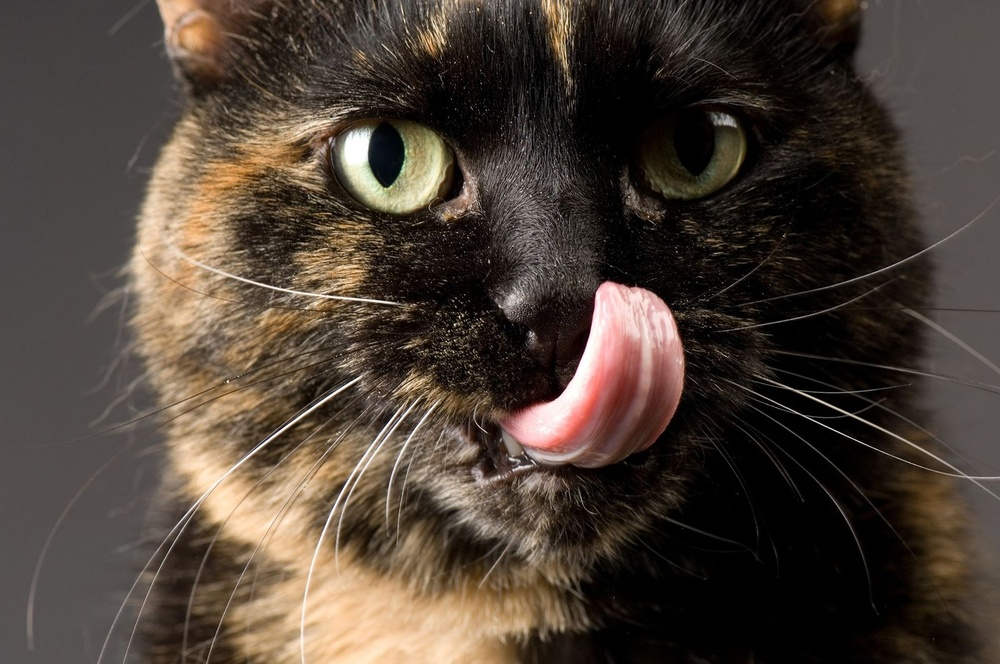
#> input picture curso-al-aplicado/imagenes/gato.jpg, 1000 x 664 px, shrunk from 1600 x 1063 before the run
$ jupyter execute imagen-matriz.ipynb   (shell and % lines are left out)
#> lines starting #> are read from the running program, lines starting #| are printed output that depends on the picture
[cell 1]

import numpy as np
import matplotlib.pyplot as plt
from PIL import Image

[cell 2]
plt.style.use('classic')
imagen = Image.open("imagenes/gato.jpg")
#> imagen is the input picture: PIL image 1000x664 RGB; mean R, G, B 76.3, 64.5, 54.7

plt.imshow(imagen)

[cell 3]
image_gr = imagen.convert("LA")
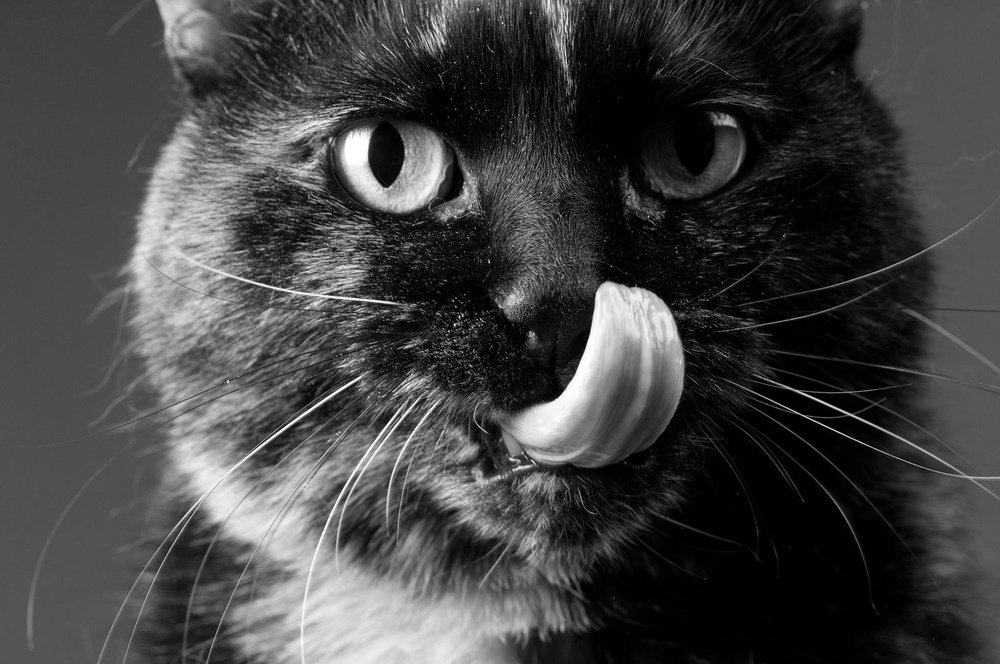
#> image_gr: PIL image 1000x664 LA; mean R, G, B, A 66.9, 66.9, 66.9, 255
plt.imshow(image_gr)

[cell 4]
imagen_mat = np.array(list(image_gr.getdata(band=0)), float)
print(imagen_mat)
#> (printed output is left out)

[cell 5]
imagen_mat.shape = (image_gr.size[1], image_gr.size[0])
print(imagen_mat)
#> (printed output is left out)

[cell 6]
print(imagen_mat.shape)
#| (664, 1000)

[cell 7]
plt.imshow(imagen_mat, cmap='gray')
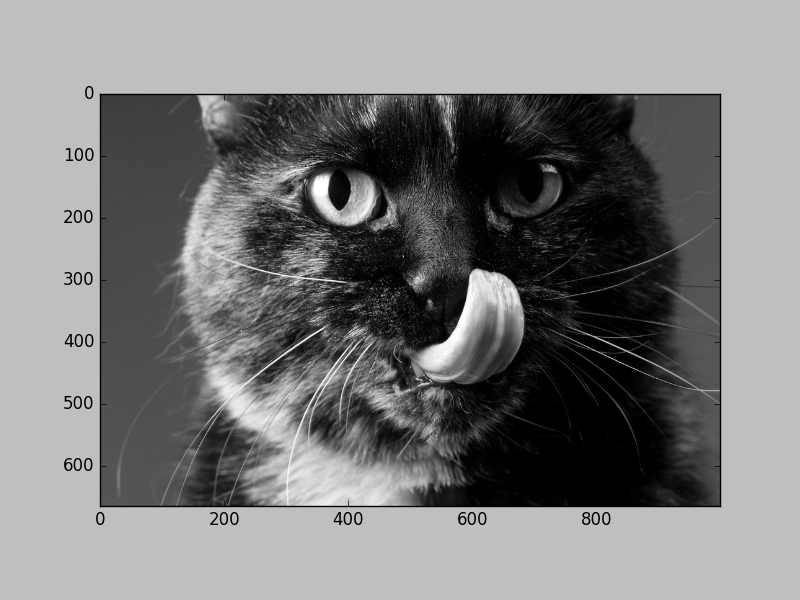
#> figure drawn by matplotlib, 1 panel

[cell 8]
imagen_mat_2 = imagen_mat / 10
plt.imshow(imagen_mat_2)
plt.show()

[cell 9]
print(np.max(imagen_mat_2))
#| 25.5
print(np.max(imagen_mat))
#| 255.0
print(np.min(imagen_mat_2))
#| 0.0
print(np.min(imagen_mat))
#| 0.0
